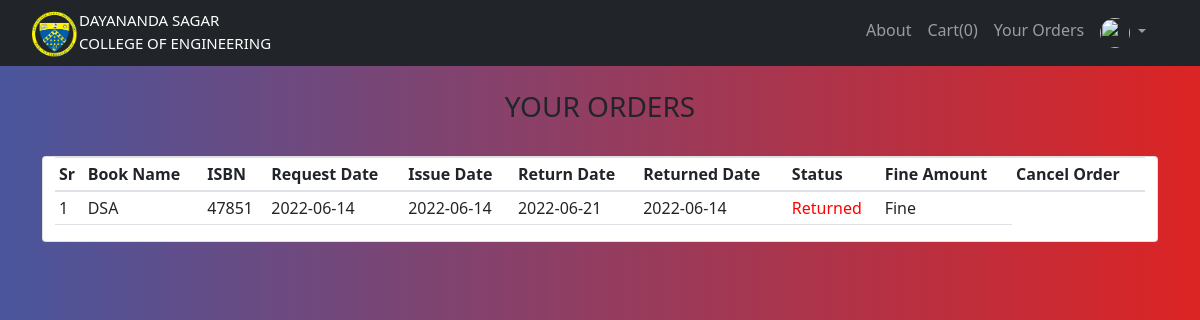
Page /orders (signed in) on the earlier database version.
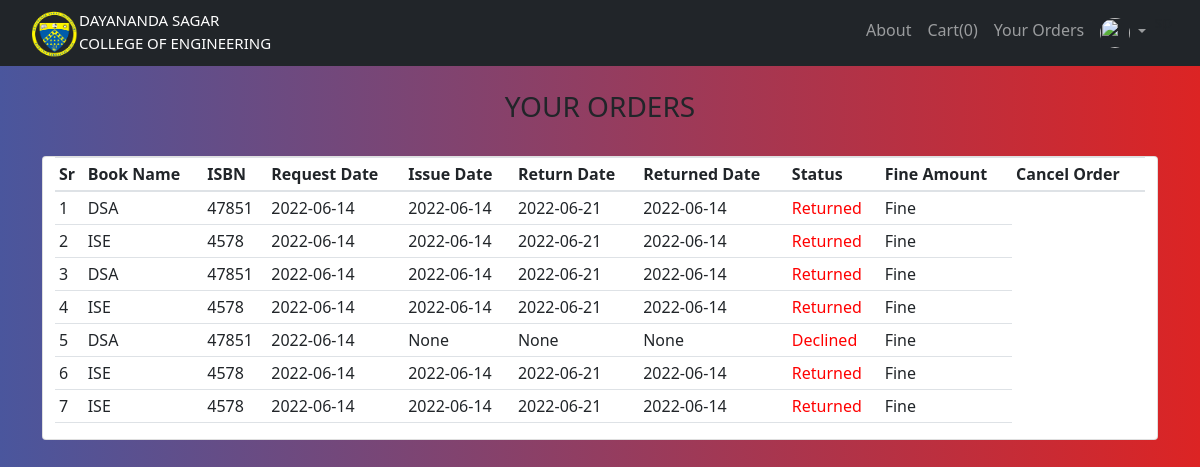
Same page on the later database version.
### website/models.py (models this page shows, shortened)
class Student_Order(db.Model):
        id = db.Column(db.Integer, primary_key = True)
        status = db.Column(db.String(20), default = 'Requested', nullable = False)
        request_time = db.Column(db.DateTime, nullable = True)
        approve_time = db.Column(db.DateTime, nullable = True)
        return_time = db.Column(db.DateTime, nullable = True)
        returned_time = db.Column(db.DateTime, nullable = True)
        student_id = db.Column(db.Integer, db.ForeignKey('user.id'),nullable=True)
        student = db.relationship('User', backref=db.backref('students_order',lazy=True))
        book_id = db.Column(db.Integer, db.ForeignKey('addbook.id'),nullable=True)
        book = db.relationship('Addbook', backref=db.backref('books_order',lazy=True))

class Addbook(db.Model):
    __tablename__='addbook'
    __searchable__ = ['name', 'desc', 'isbn']
    id = db.Column(db.Integer, primary_key=True)
    name = db.Column(db.String(80), nullable=False)
    price = db.Column(db.Numeric(10,2), nullable=False)
    isbn = db.Column(db.Integer,default=0)
    stock = db.Column(db.Integer,nullable=False)
    available_copies = db.Column(db.Integer,nullable=False)
    desc = db.Column(db.Text, nullable=False)
    pub_date = db.Column(db.DateTime, nullable=False, default=datetime.utcnow)
    department_id = db.Column(db.Integer, db.ForeignKey('department.id'),nullable=False)
    department = db.relationship('Department', backref=db.backref('departments',lazy=True))
    semester_id = db.Column(db.Integer, db.ForeignKey('semester.id'),nullable=False)
    semester = db.relationship('Semester', backref=db.backref('semesters',lazy=True))
    image_1 = db.Column(db.String(150), nullable=False, default='image.jpg')
    image_2 = db.Column(db.String(150), nullable=False, default='image.jpg')
    image_3 = db.Column(db.String(150), nullable=False, default='image.jpg')

### website/views.py (the view)
@views.route('/orders')
@login_required
@requires_access_level("student")
def show_student_order():
    student_id = current_user.id
    orders = Student_Order.query.filter_by(student_id=student_id).all()
    return render_template('book_orders.html',user=current_user,orders=orders)

### website/models.py (called while the page is built)
        def get_urole(self):
                return self.urole

### website/views.py (called while the page is built)
def requires_access_level(access_level):
    def decorator(f):
        @wraps(f)
        def decorated_function(*args, **kwargs):
            if not current_user.is_authenticated:
                flash('Login to Access', 'error')
                return redirect(url_for('views.home'))
            if current_user.get_urole()!=access_level:
                logout_user()
                flash('You do not have access to this resource. You have been automatically Logged Out', 'error')
                return redirect(url_for('views.home'))
            return f(*args, **kwargs)
        return decorated_function
    return decorator

### website/templates/book_orders.html (shortened to what this page needs)
{% extends "base.html" %} {% block title %}Order{% endblock %}
{% block content %}
<br>
<b><center>
    <h3>YOUR ORDERS</h3>
</center></b>
<br>
<div class="container">
    <div class="row">
        <div class="card">
        <table class="table table-sm">
            <thead>
                <th>Sr</th>
                <th>Book Name</th>
                <th>ISBN</th>
                <th>Request Date</th>
                <th>Issue Date</th>
                <th>Return Date</th>
                <th>Returned Date</th>
                <th>Status</th>
                <th>Fine Amount</th>
                <th>Cancel Order</th>
            </thead>
            <tbody>
                {% for order in orders %}
                <tr>
                    <td>{{loop.index}}</td>
                    <td>{{order.book.name}}</td>
                    <td>{{order.book.isbn}}</td>
                    <td>{{order.request_time.date()}}</td>
                    {% if order.approve_time != None %}
                    <td>{{order.approve_time.date()}}</td>
                    {% else %}
                    <td>{{order.approve_time}}</td>
                    {% endif %}
                    {% if order.return_time != None %}
                    <td>{{order.return_time.date()}}</td>
                    {% else %}
                    <td>{{order.return_time}}</td>
                    {% endif %}
                    {% if order.returned_time != None %}
                    <td>{{order.returned_time.date()}}</td>
                    {% else %}
                    <td>{{order.returned_time}}</td>
                    {% endif %}
                    <td style="color: red;">{{order.status}}</td>
                    <td>Fine</td>
                </tr>
                {% endfor %}
            </tbody>
        </table>
    </div>
</div>
</div>
{% endblock %}

### website/templates/base.html (shortened to what this page needs)
<!DOCTYPE html>
<html>
    <head>
        <link
      rel="stylesheet"
      href="https://stackpath.bootstrapcdn.com/bootstrap/4.4.1/css/bootstrap.min.css"
    />
    <link
      rel="stylesheet"
      href="https://stackpath.bootstrapcdn.com/font-awesome/4.7.0/css/font-awesome.min.css"
    />
    <link href="https://cdn.jsdelivr.net/npm/bootstrap@5.1.3/dist/css/bootstrap.min.css" rel="stylesheet">
    <link href="https://cdn.jsdelivr.net/npm/bootstrap@5.1.3/dist/css/bootstrap.min.css" rel="stylesheet">
    <link rel="stylesheet" type="text/css" href="{{url_for('static',filename='style.css')}}">
  </head>
    <body class="bg-nav">
        <nav class="navbar navbar-expand-lg navbar-dark bg-dark">
            <div class="container-fluid">
              {% if user.is_authenticated %}
              {% if user.get_urole()=="admin" %}
              <a href="/admin_home">
              {% elif user.get_urole()=="student" %}
              <a href="/student_home">
              {% elif user.get_urole()=="teacher" %}
              <a href="/teacher_home">
              {% endif %}
              {% else %}
              <a href="/home">
              {% endif %}
              <div style="float: left;">
                <img src="static/DNS logo.png" class="img-responsive" width="50px">
              </div>
              <div style="float:left;padding: 1px 1px 0; color: aliceblue;font-size: 15px; color: white;">DAYANANDA SAGAR<br>
                <em style="font-style: normal;color: aliceblue ; color: white;">COLLEGE OF ENGINEERING</em>
              </div>
              </a>
              <div class="d-flex justify-content-end" id="navbarSupportedContent">
                <ul class="navbar-nav me-auto mb-2 mb-lg-0">
                  <li class="nav-item">
                    <a class="nav-link" aria-current="page" href="/aboutUs">About</a>
                  </li>
                  {% if user.is_authenticated %}
                  {% if user.get_urole()=="admin" %}
                  <li class="nav-item dropdown">
                    <a class="nav-link dropdown-toggle" href="#" id="navbarDropdown" role="button" data-bs-toggle="dropdown" aria-expanded="false">
                      Add
                    </a>
                    <ul class="dropdown-menu" aria-labelledby="navbarDropdown">
                      <li><a class="dropdown-item" href="/addbook">Add Book</a></li>
                      <li><a class="dropdown-item" href="/adddepartment">Add Department</a></li>
                      <li><a class="dropdown-item" href="/addsemester">Add Semester</a></li>
                      <li><a class="dropdown-item" href="/addbulk">Books Bulk Upload</a></li>
                    </ul>
                    <li class="nav-item">
                      <a class="nav-link" href="{{url_for('views.orders_list_on_status', status = 'Requested')}}">Book Orders</a>
                    </li>
                  </li>
                  {% else %}
                  <li class="nav-item">
                    <a class="nav-link" href="{{url_for('cart.getCart')}}">Cart({{session['Shoppingcart']|length}})</a>
                  </li>
                  <li class="nav-item">
                    <a class="nav-link" href="{{url_for('views.show_student_order')}}">Your Orders</a>
                  </li>
                  {% endif %}
                  <ul class="navbar-nav">
                    <li class="nav-item dropdown">
                    <a class="nav-link dropdown-toggle" href="#" id="navbarDropdownMenuLink" role="button" data-toggle="dropdown" aria-haspopup="true" aria-expanded="false">
                      <img src="https://s3.eu-central-1.amazonaws.com/bootstrapbaymisc/blog/24_days_bootstrap/fox.jpg" width="30" height="30" class="rounded-circle">
                    </a>
                  </li>
                </ul>
                <li>
                </li>
                  {% endif %}
                </ul>
              </div>
            </div>
          </nav>
          <div class="container">
              {% block content %}
              {% endblock %}
          </div>
    </body>
</html>

### website/static/style.css (style rules this page uses)
.bg-nav { background: #DC2424; background: -webkit-linear-gradient(to right, #4A569D, #DC2424); background: linear-gradient(to right, #4A569D, #DC2424); }

Differences in the rows shown:
added Student_Order: book.name "ISE", book.isbn "4578", request_time "2022-06-14", approve_time "2022-06-14", return_time "2022-06-21", returned_time "2022-06-14", status "Returned"
added Student_Order: book.name "DSA", book.isbn "47851", request_time "2022-06-14", approve_time "2022-06-14", return_time "2022-06-21", returned_time "2022-06-14", status "Returned"
added Student_Order: book.name "ISE", book.isbn "4578", request_time "2022-06-14", approve_time "2022-06-14", return_time "2022-06-21", returned_time "2022-06-14", status "Returned"
added Student_Order: book.name "DSA", book.isbn "47851", request_time "2022-06-14", approve_time "None", return_time "None", returned_time "None", status "Declined"
added Student_Order: book.name "ISE", book.isbn "4578", request_time "2022-06-14", approve_time "2022-06-14", return_time "2022-06-21", returned_time "2022-06-14", status "Returned"
added Student_Order: book.name "ISE", book.isbn "4578", request_time "2022-06-14", approve_time "2022-06-14", return_time "2022-06-21", returned_time "2022-06-14", status "Returned"
